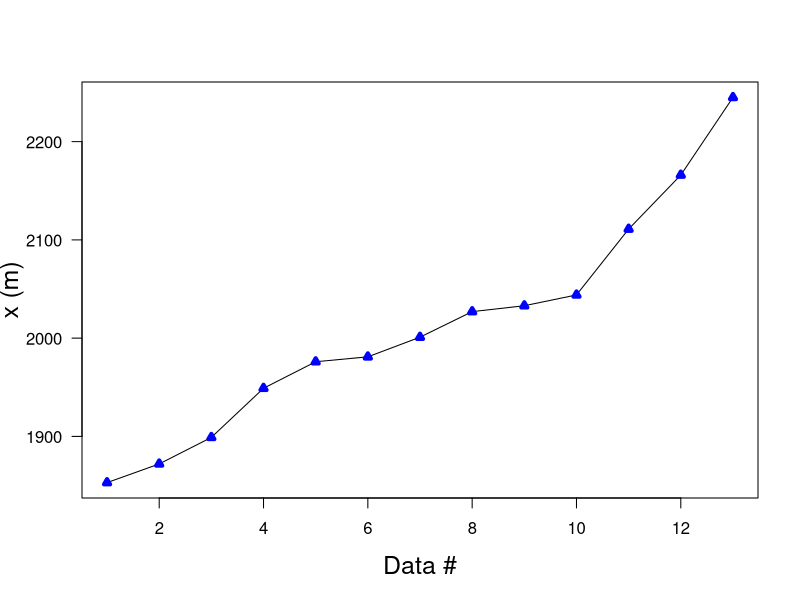

The R script that drew this image:
print('file: A1-EdelweissLineScatter.R')
# Line & scatter plot: Edelweiss data
x = c(1853,1872,1899,1949,1976,1981,2001,2027,2033,2044,2111,2166,2245)
# png('EdelweissLineScatter171020.png',width=16,height=16,units='cm',res=300)
plot(x,type='l',lwd=1,col='black',xlab='Data #',ylab='x (m)',las=1,cex.lab=1.5)
points(x,col='blue',lwd=4,pch=24,cex=0.6)
# dev.off()
# ----------------------------------------------------------------
# Remarks:
# points()   plots points; it has to be called after plot()
# Alternative (if you want the line in the foreground):
# plot(x,type='p',lwd=3,col='blue',xlab='Data #',ylab='x (m)',las=1,cex=0.6,pch=24,cex.lab=1.5)
# lines(x,col='black',lwd=1)
# ----------------------------------------------------------------
